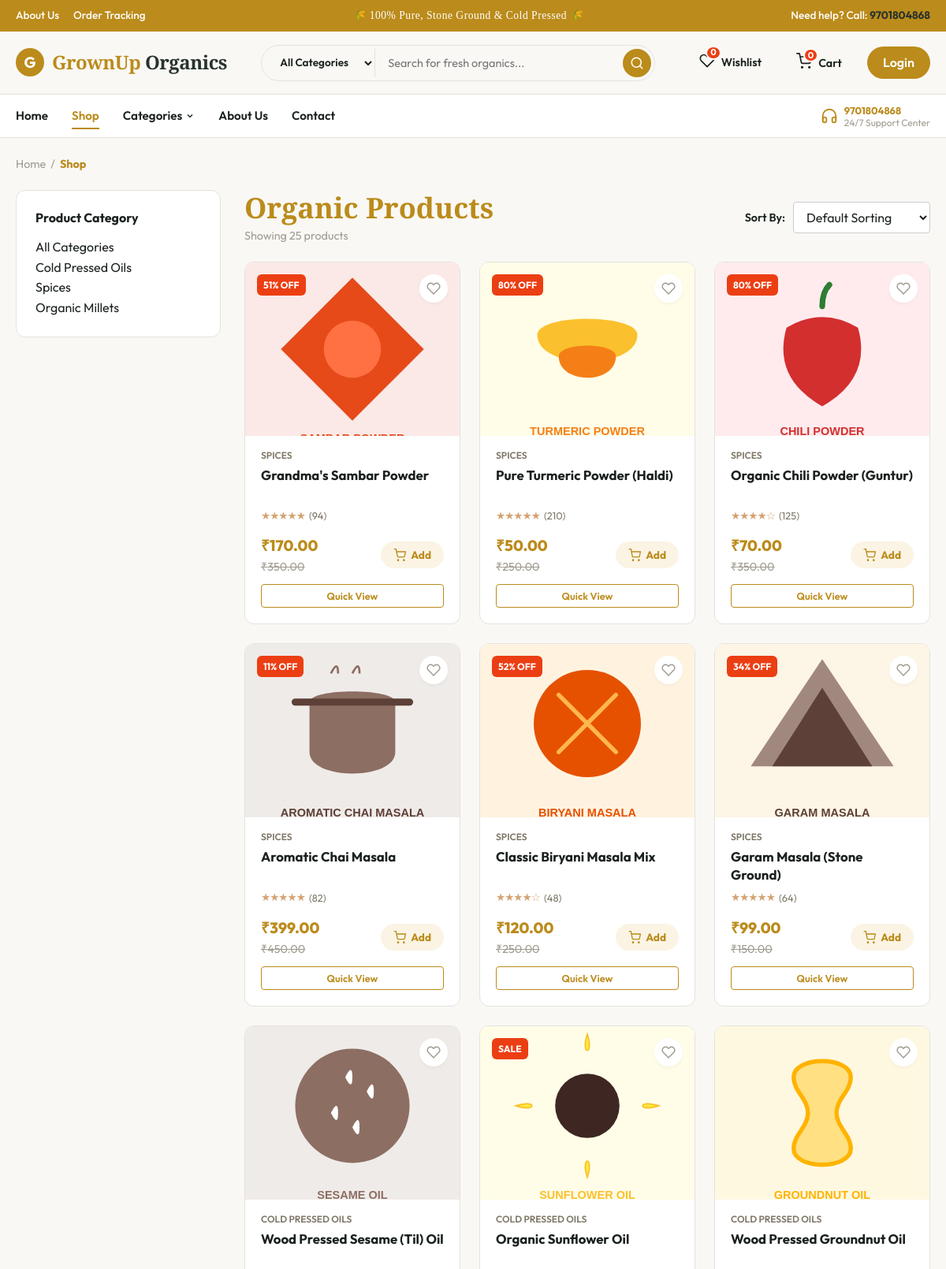
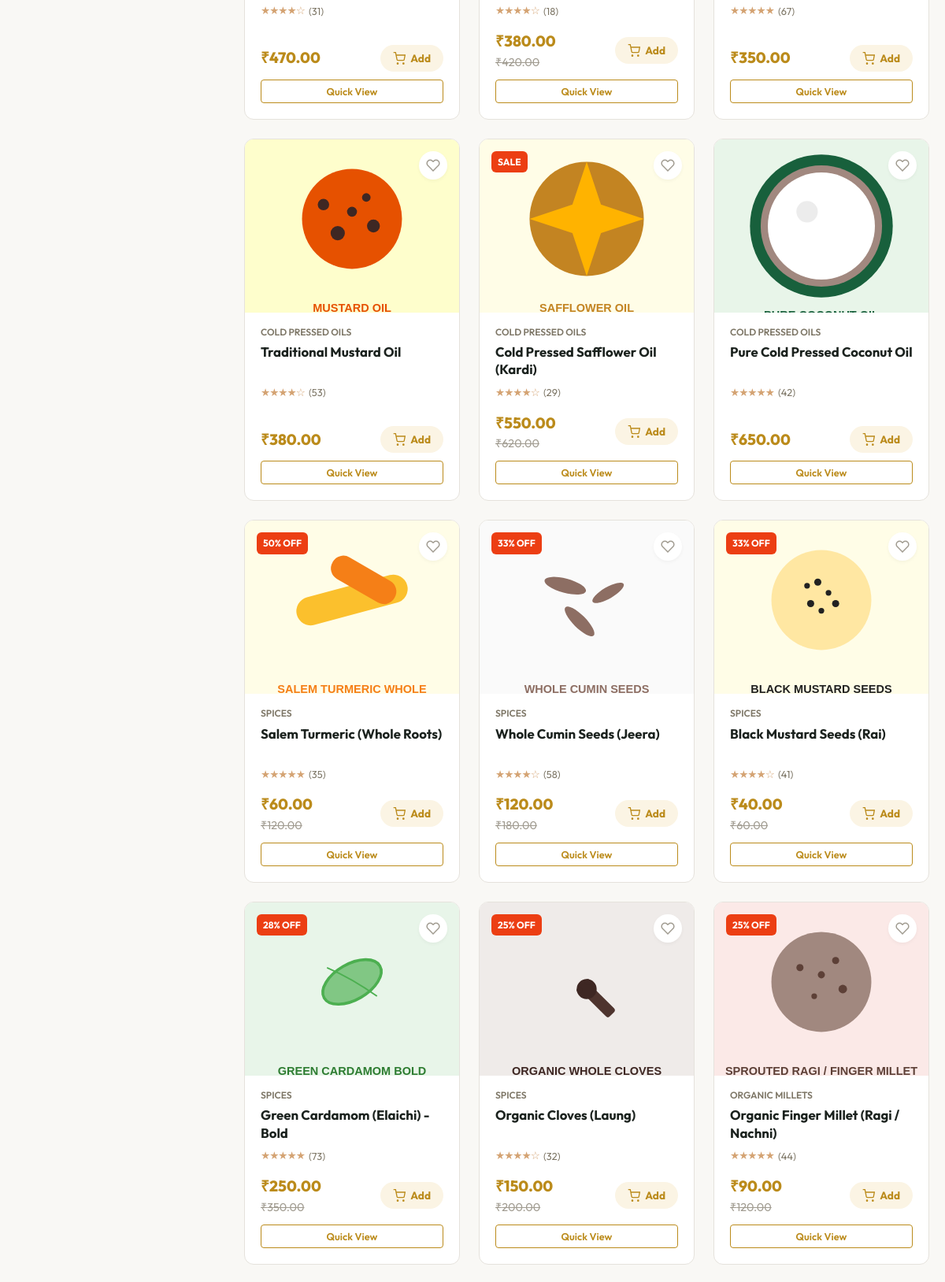
The app's page /shop/ (upper part) with its own data (2 pictures, top to bottom).
### shop/models.py (models this page shows, shortened)
class Category(models.Model):
    name = models.Field # Wait, CharField! Let's write standard fields.
    name = models.CharField(max_length=100)
    slug = models.SlugField(max_length=100, unique=True)
    image = models.CharField(max_length=255, blank=True)
    class Meta:
        verbose_name_plural = 'categories'

class Product(models.Model):
    name = models.CharField(max_length=200)
    slug = models.SlugField(max_length=200, unique=True)
    category = models.ForeignKey(Category, related_name='products', on_delete=models.CASCADE)
    brand = models.ForeignKey(Brand, related_name='products', on_delete=models.CASCADE)
    price = models.DecimalField(max_digits=10, decimal_places=2)
    oldPrice = models.DecimalField(max_digits=10, decimal_places=2, null=True, blank=True)
    badge = models.CharField(max_length=50, null=True, blank=True)
    rating = models.DecimalField(max_digits=3, decimal_places=2, default=0.0)
    reviews = models.IntegerField(default=0)
    image = models.CharField(max_length=255)
    description = models.TextField()
    specs = models.JSONField(default=dict, blank=True)
    @property
    def discount_percent(self):
        if self.oldPrice and self.oldPrice > self.price:
            return round(((self.oldPrice - self.price) / self.oldPrice) * 100)
        return 0

### shop/views.py (the view)
# urls.py: path('shop/', views.shop_view, name='shop'),
def shop_view(request):
    products = Product.objects.all()
    categories = Category.objects.all()
    brands = Brand.objects.all()
    selected_category = request.GET.get('category', '')
    selected_brand = request.GET.get('brand', '')
    search_query = request.GET.get('search', '')
    sort_by = request.GET.get('sort', 'default')
    if selected_category:
        products = products.filter(category__slug=selected_category)
    if selected_brand:
        products = products.filter(brand__slug=selected_brand)
    if search_query:
        products = products.filter(
            Q(name__icontains=search_query) |
            Q(description__icontains=search_query) |
            Q(category__name__icontains=search_query)
        )
    if sort_by == 'price-low':
        products = products.order_by('price')
    elif sort_by == 'price-high':
        products = products.order_by('-price')
    elif sort_by == 'rating':
        products = products.order_by('-rating')
    context = {
        'products': products,
        'categories': categories,
        'brands': brands,
        'selected_category': selected_category,
        'selected_brand': selected_brand,
        'search_query': search_query,
        'sort_by': sort_by,
    }
    return render(request, 'shop/product_list.html', context)

### shop/cart.py (called while the page is built)
    def __len__(self):
        return sum(item['quantity'] for item in self.cart.values())

    def get_subtotal(self):
        return sum(Decimal(item['price']) * item['quantity'] for item in self.cart.values())

    def get_discount(self):
        if self.coupon_discount > 0:
            return round(self.get_subtotal() * self.coupon_discount, 2)
        return Decimal('0.00')

    def get_shipping(self):
        subtotal = self.get_subtotal()
        if subtotal == 0 or subtotal >= 500:
            return Decimal('0.00')
        return Decimal('50.00')

    def get_total(self):
        return self.get_subtotal() - self.get_discount() + self.get_shipping()

### shop/context_processors.py (called while the page is built)
def cart_processor(request):
    return {
        'cart': Cart(request),
        'header_categories': Category.objects.all(),
        'header_brands': Brand.objects.all(),
    }

### templates/shop/product_list.html (shortened to what this page needs)
{% extends 'base.html' %}
{% load static %}
{% block content %}
<div style="margin-top: 20px;">
  <span class="text-muted" style="font-size:0.9rem;">
    <a href="{% url 'shop:home' %}">Home</a> &nbsp;/&nbsp; <strong style="color:var(--primary);" id="shop-breadcrumb-active">Shop</strong>
  </span>
</div>
<div class="shop-layout" style="margin-top: 20px;">
  <aside class="shop-sidebar">
    <div class="filter-group">
      <h3 class="filter-title">Product Category</h3>
      <ul class="filter-links" style="list-style: none; padding: 0; margin: 0;">
        <li>
          <a href="{% url 'shop:shop' %}{% if search_query %}?search={{ search_query }}{% endif %}"
             class="filter-link-item {% if not selected_category %}active{% endif %}">
            All Categories
          </a>
        </li>
        {% for cat in categories %}
          <li>
            <a href="{% url 'shop:shop' %}?category={{ cat.slug }}{% if search_query %}&search={{ search_query }}{% endif %}"
               class="filter-link-item {% if selected_category == cat.slug %}active{% endif %}">
              {{ cat.name }}
            </a>
          </li>
        {% endfor %}
      </ul>
    </div>
  </aside>
  <div class="shop-content">
    <div class="shop-toolbar" style="display: flex; justify-content: space-between; align-items: center; margin-bottom: 20px; flex-wrap: wrap; gap: 15px;">
      <div>
        <h2 class="serif-font" id="shop-title-heading" style="color: var(--primary); margin: 0;">
          {% if request.GET.wishlist %}My Wishlist{% else %}Organic Products{% endif %}
        </h2>
        <span class="text-muted" id="results-count" style="font-size: 0.9rem;">
          Showing {{ products|length }} products
        </span>
      </div>
      <div style="display: flex; align-items: center; gap: 10px;">
        <label for="sort-select" style="font-size: 0.9rem; font-weight: 600;">Sort By:</label>
        <select id="sort-select" onchange="applySorting(this.value)" style="padding: 8px 12px; border: 1px solid #ccc; border-radius: 4px; outline: none; background: #fff;">
          <option value="default" {% if sort_by == 'default' %}selected{% endif %}>Default Sorting</option>
        </select>
      </div>
    </div>
    <div class="grid grid-cols-3" id="shop-product-grid">
      {% for product in products %}
        {% include 'shop/partials/product_card.html' with product=product %}
      {% endfor %}
    </div>
  </div>
</div>
{% endblock %}

### templates/base.html (shortened to what this page needs)
{% load static %}
<!DOCTYPE html>
<html lang="en">
<head>
  <link rel="stylesheet" href="{% static 'css/style.css' %}">
</head>
<body>
  <header>
    <div class="header-top">
      <div class="container d-flex justify-content-between align-items-center">
        <div>
          <a href="{% url 'shop:about' %}" style="margin-right: 15px;">About Us</a>
          <a href="{% url 'shop:tracking' %}">Order Tracking</a>
        </div>
        <div class="text-center serif-font" style="letter-spacing: 0.5px;">
          🌾 100% Pure, Stone Ground & Cold Pressed 🌾
        </div>
        <div>
          <span>Need help? Call: </span>
          <strong style="color: var(--secondary);"><a href="tel:9701804868">9701804868</a></strong>
        </div>
      </div>
    </div>
    <div class="header-main">
      <div class="container header-container">
        <a href="{% url 'shop:home' %}" class="logo-link" id="logo-main">
          <div class="logo-icon">G</div>
          <span class="logo-text serif-font">GrownUp <span style="color: var(--secondary);">Organics</span></span>
        </a>
        <div class="search-wrapper">
          <form class="search-form" id="global-search-form">
            <select class="search-select" id="search-category" aria-label="Search Category">
              <option value="">All Categories</option>
            </select>
            <input type="text" class="search-input" id="search-input" value="{{ search_query }}" placeholder="Search for fresh organics..." aria-label="Search Input">
            <button type="submit" class="search-button" aria-label="Search Button">
              <svg width="18" height="18" fill="none" stroke="currentColor" stroke-width="2" stroke-linecap="round" stroke-linejoin="round" viewBox="0 0 24 24"><circle cx="11" cy="11" r="8"></circle><line x1="21" y1="21" x2="16.65" y2="16.65"></line></svg>
            </button>
          </form>
        </div>
        <div class="nav-actions">
          <a href="{% url 'shop:shop' %}?wishlist=1" class="action-btn" id="wishlist-trigger" aria-label="Wishlist">
            <span class="action-icon">
              <svg width="20" height="20" fill="none" stroke="currentColor" stroke-width="2" stroke-linecap="round" stroke-linejoin="round" viewBox="0 0 24 24"><path d="M20.84 4.61a5.5 5.5 0 0 0-7.78 0L12 5.67l-1.06-1.06a5.5 5.5 0 0 0-7.78 7.78l1.06 1.06L12 21.23l7.78-7.78 1.06-1.06a5.5 5.5 0 0 0 0-7.78z"></path></svg>
              <span class="badge-count" id="wishlist-count">0</span>
            </span>
            <span>Wishlist</span>
          </a>
          <button class="action-btn" id="cart-trigger" aria-label="Shopping Cart">
            <span class="action-icon">
              <span class="badge-count" id="cart-count">{{ cart|length }}</span>
            </span>
            <span>Cart</span>
          </button>
          {% if request.session.user_email %}
            <span class="btn-login" style="font-size:0.85rem; background:none; border:none; color:var(--primary);">Logged In</span>
          {% else %}
            <a href="{% url 'shop:login' %}" class="btn-login" id="login-btn-top">Login</a>
          {% endif %}
        </div>
      </div>
    </div>
    <div class="header-nav">
      <div class="container d-flex justify-content-between align-items-center">
        <nav class="nav-links">
          <a href="{% url 'shop:home' %}" class="nav-link-item {% if request.resolver_match.view_name == 'shop:home' %}active{% endif %}">Home</a>
          <a href="{% url 'shop:shop' %}" class="nav-link-item {% if request.resolver_match.view_name == 'shop:shop' %}active{% endif %}">Shop</a>
          <div class="dropdown-menu">
            <a href="{% url 'shop:shop' %}" class="nav-link-item" style="display: flex; align-items: center; gap: 4px;">
              Categories
              <svg width="12" height="12" fill="none" stroke="currentColor" stroke-width="2.5" viewBox="0 0 24 24"><polyline points="6 9 12 15 18 9"></polyline></svg>
            </a>
          </div>
          <a href="{% url 'shop:about' %}" class="nav-link-item {% if request.resolver_match.view_name == 'shop:about' %}active{% endif %}">About Us</a>
          <a href="{% url 'shop:contact' %}" class="nav-link-item {% if request.resolver_match.view_name == 'shop:contact' %}active{% endif %}">Contact</a>
        </nav>
        <div class="hotline d-flex align-items-center" style="gap: 8px;">
          <div style="font-size: 0.85rem; line-height: 1.25;">
            <div style="font-weight: 700; color: var(--primary); font-size: 0.8rem;">9701804868</div>
            <div class="text-muted" style="font-size: 0.75rem;">24/7 Support Center</div>
          </div>
        </div>
      </div>
    </div>
  </header>
  <main class="container" id="main-content" style="min-height: 500px; padding-bottom: 50px;">
    {% block content %}{% endblock %}
  </main>
</body>
</html>

### templates/shop/partials/product_card.html (shortened to what this page needs)
{% load static %}
<article class="product-card" data-id="{{ product.id }}" data-category="{{ product.category.slug }}">
  {% if product.badge %}
    <span class="product-badge sale">{{ product.badge }}</span>
  {% elif product.discount_percent > 0 %}
    <span class="product-badge sale">{{ product.discount_percent }}% OFF</span>
  {% endif %}
  <button class="product-wishlist-btn"
          data-id="{{ product.id }}"
          onclick="event.stopPropagation(); toggleWishlist({{ product.id }})"
          aria-label="Toggle Wishlist">
    <svg width="18" height="18" fill="none" stroke="currentColor" stroke-width="2" viewBox="0 0 24 24"><path d="M20.84 4.61a5.5 5.5 0 0 0-7.78 0L12 5.67l-1.06-1.06a5.5 5.5 0 0 0-7.78 7.78l1.06 1.06L12 21.23l7.78-7.78 1.06-1.06a5.5 5.5 0 0 0 0-7.78z"></path></svg>
  </button>
  <div class="product-image-container" onclick="window.location.href='{% url 'shop:product_detail' product.id product.slug %}'">
    <img src="{% static product.image %}" alt="{{ product.name }}" loading="lazy" onerror="this.src='https://images.unsplash.com/photo-1607349913338-fca6f7fc42d0?q=80&w=400'">
  </div>
  <div class="product-info">
    <span class="product-card-category">{{ product.category.name }}</span>
    <h3 class="product-card-title" onclick="window.location.href='{% url 'shop:product_detail' product.id product.slug %}'">{{ product.name }}</h3>
    <div class="product-rating-wrap">
      <span class="stars" style="color: #d4a373;">
        {% if product.rating >= 4.7 %}★★★★★{% elif product.rating >= 4.3 %}★★★★☆{% else %}★★★☆☆{% endif %}
      </span>
      <span class="rating-count">({{ product.reviews }})</span>
    </div>
    <div class="product-card-footer">
      <div class="product-price-block">
        <span class="product-price-current">₹{{ product.price }}</span>
        {% if product.oldPrice %}
          <span class="product-price-old">₹{{ product.oldPrice }}</span>
        {% endif %}
      </div>
      <button class="btn-add-cart" onclick="event.stopPropagation(); addToCart({{ product.id }}, 1)">
        <svg width="16" height="16" fill="none" stroke="currentColor" stroke-width="2" viewBox="0 0 24 24"><path d="M9 21a1 1 0 1 0 0 2 1 1 0 1 0 0-2z"></path><path d="M20 21a1 1 0 1 0 0 2 1 1 0 1 0 0-2z"></path><path d="M1 1h4l2.68 13.39a2 2 0 0 0 2 1.61h9.72a2 2 0 0 0 2-1.61L23 6H6"></path></svg>
        Add
      </button>
    </div>
    <button class="btn-quick-view" onclick="event.stopPropagation(); openQuickView({{ product.id }})" style="width:100%; margin-top:10px; border:1px solid var(--primary); background:none; color:var(--primary); padding:6px; font-size:0.8rem; border-radius:4px; cursor:pointer; font-weight:600; transition:all 0.2s;">Quick View</button>
  </div>
</article>

### records on screen
Category: name "Cold Pressed Oils"
Category: name "Spices"
Category: name "Organic Millets"
Product: badge "51% OFF", image (picture), category.name "SPICES", name "Grandma's Sambar Powder", reviews "94", price "170.00", oldPrice "350.00"
Product: badge "80% OFF", image (picture), category.name "SPICES", name "Pure Turmeric Powder (Haldi)", reviews "210", price "50.00", oldPrice "250.00"
Product: badge "80% OFF", image (picture), category.name "SPICES", name "Organic Chili Powder (Guntur)", reviews "125", price "70.00", oldPrice "350.00"
Product: badge "11% OFF", image (picture), category.name "SPICES", name "Aromatic Chai Masala", reviews "82", price "399.00", oldPrice "450.00"
Product: badge "52% OFF", image (picture), category.name "SPICES", name "Classic Biryani Masala Mix", reviews "48", price "120.00", oldPrice "250.00"
Product: badge "34% OFF", image (picture), category.name "SPICES", name "Garam Masala (Stone Ground)", reviews "64", price "99.00", oldPrice "150.00"
Product: image (picture), category.name "COLD PRESSED OILS", name "Wood Pressed Sesame (Til) Oil", reviews "31", price "470.00"
Product: badge "SALE", image (picture), category.name "COLD PRESSED OILS", name "Organic Sunflower Oil", reviews "18", price "380.00", oldPrice "420.00", {{ product.id }} 10 (drawn)
Product: image (picture), category.name "COLD PRESSED OILS", name "Wood Pressed Groundnut Oil", reviews "67", price "350.00"
Product: image (picture), category.name "COLD PRESSED OILS", name "Traditional Mustard Oil", reviews "53", price "380.00"
Product: badge "SALE", image (picture), category.name "COLD PRESSED OILS", name "Cold Pressed Safflower Oil (Kardi)", reviews "29", price "550.00", oldPrice "620.00"
Product: image (picture), category.name "COLD PRESSED OILS", name "Pure Cold Pressed Coconut Oil", reviews "42", price "650.00"
Product: badge "50% OFF", image (picture), category.name "SPICES", name "Salem Turmeric (Whole Roots)", reviews "35", price "60.00", oldPrice "120.00"
Product: badge "33% OFF", image (picture), category.name "SPICES", name "Whole Cumin Seeds (Jeera)", reviews "58", price "120.00", oldPrice "180.00"
Product: badge "33% OFF", image (picture), category.name "SPICES", name "Black Mustard Seeds (Rai)", reviews "41", price "40.00", oldPrice "60.00"
Product: badge "28% OFF", image (picture), category.name "SPICES", name "Green Cardamom (Elaichi) - Bold", reviews "73", price "250.00", oldPrice "350.00"
Product: badge "25% OFF", image (picture), category.name "SPICES", name "Organic Cloves (Laung)", reviews "32", price "150.00", oldPrice "200.00"
Product: badge "25% OFF", image (picture), category.name "ORGANIC MILLETS", name "Organic Finger Millet (Ragi / Nachni)", reviews "44", price "90.00", oldPrice "120.00"

### other values on screen
{{ cart|length }} "0"
{{ products|length }} "25"
